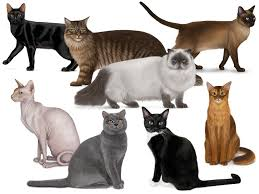
#> input picture Open CV/Freecodercamp/Photos/Cats.jpeg, 259 x 194 px, found by its file name
$ python masking2.py
#> lines starting #> are read from the running program, lines starting #| are printed output that depends on the picture; after the words box and inside, x2 and y2 are one past the last pixel; in counts of white or black regions, pixels touching at a corner belong together
import cv2
import numpy as np

# Load Image
image = cv2.imread(r'F:/SHIKHER-VS/Advance-Python-SJ/Open CV/Freecodercamp/Photos/Cats.jpeg')
#> image is the input picture: shape (194, 259, 3); mean B, G, R 168.3, 173.5, 180.5
cv2.imshow("Original Image", image)

# Convert to HSV
hsv = cv2.cvtColor(image, cv2.COLOR_BGR2HSV)
#> hsv: shape (194, 259, 3); mean H, S, V 28.5, 29.6, 180.7

# Create a blank mask
blank = np.zeros(image.shape[:2], dtype='uint8')

# 1️⃣ Binary Masking (Circular ROI)
binary_mask = blank.copy()
cv2.circle(binary_mask, (150, 150), 100, 255, -1)
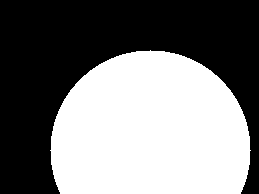
#> binary_mask: shape (194, 259); 48% white; 1 white region, box (x1, y1, x2, y2) and area: (50, 50, 251, 194) 24124
binary_result = cv2.bitwise_and(image, image, mask=binary_mask)
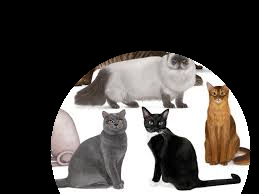
#> binary_result: shape (194, 259, 3); mean B, G, R 73.2, 75.9, 79.6

# 2️⃣ Bitwise Masking (Rectangle)
bitwise_mask = blank.copy()
cv2.rectangle(bitwise_mask, (50, 50), (200, 200), 255, -1)
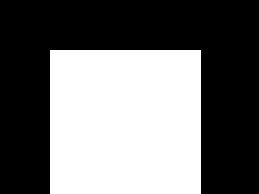
#> bitwise_mask: shape (194, 259); 43.3% white; 1 white region, box (x1, y1, x2, y2) and area: (50, 50, 201, 194) 21744
bitwise_result = cv2.bitwise_and(image, image, mask=bitwise_mask)
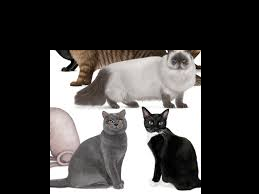
#> bitwise_result: shape (194, 259, 3); mean B, G, R 67, 68.1, 70.2


# 3️⃣ Color Masking (Detecting Red Color)
lower_red = np.array([0, 120, 70])
upper_red = np.array([10, 255, 255])
color_mask = cv2.inRange(hsv, lower_red, upper_red)
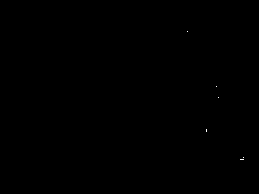
#> color_mask: shape (194, 259); 0.02% white in thin lines or dots, all inside (x1, y1, x2, y2) = (187, 31, 244, 160)
color_result = cv2.bitwise_and(image, image, mask=color_mask)

# 4️⃣ Edge Masking (Canny Edge Detection)
edges = cv2.Canny(image, 100, 200)
#> edges: shape (194, 259); 11.1% white in thin lines or dots
edge_result = cv2.bitwise_and(image, image, mask=edges)  # Fix here: Use edges as mask
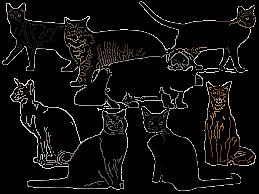
#> edge_result: shape (194, 259, 3); mean B, G, R 13.4, 14.4, 15.8

# 5️⃣ Background Removal (GrabCut Algorithm)
grabcut_mask = np.zeros(image.shape[:2], np.uint8)
grabcut_mask2 =  blank.copy()

bgd_model = np.zeros((1, 65), np.float64)
fgd_model = np.zeros((1, 65), np.float64)
rect = (50, 50, 300, 300)  # ROI
cv2.grabCut(image, grabcut_mask, rect, bgd_model, fgd_model, 5, cv2.GC_INIT_WITH_RECT)
cv2.grabCut(image, grabcut_mask2, rect, bgd_model, fgd_model, 5, cv2.GC_INIT_WITH_RECT)

# Modify the mask for proper segmentation
grabcut_mask = np.where((grabcut_mask == 2) | (grabcut_mask == 0), 0, 1).astype('uint8')
grabcut_result = image * grabcut_mask[:, :, np.newaxis]
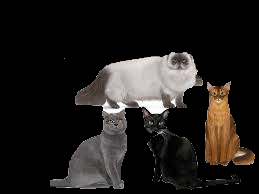
#> grabcut_result: shape (194, 259, 3); mean B, G, R 27.5, 29.9, 33
grabcut_mask2 = np.where((grabcut_mask2 == 2) | (grabcut_mask2 == 0), 0, 1).astype('uint8')
grabcut_result2 = image * grabcut_mask2[:, :, np.newaxis]

# Display Results
cv2.imshow("Binary Masking", binary_result)
cv2.imshow("Bitwise Masking", bitwise_result)
cv2.imshow("Color Masking (Red)", color_result)
cv2.imshow("Edge Masking", edge_result)
cv2.imshow("Background Removal (GrabCut)", grabcut_result)
cv2.imshow("Background Removal (GrabCut) 2", grabcut_result2)

cv2.waitKey(0)
cv2.destroyAllWindows()
